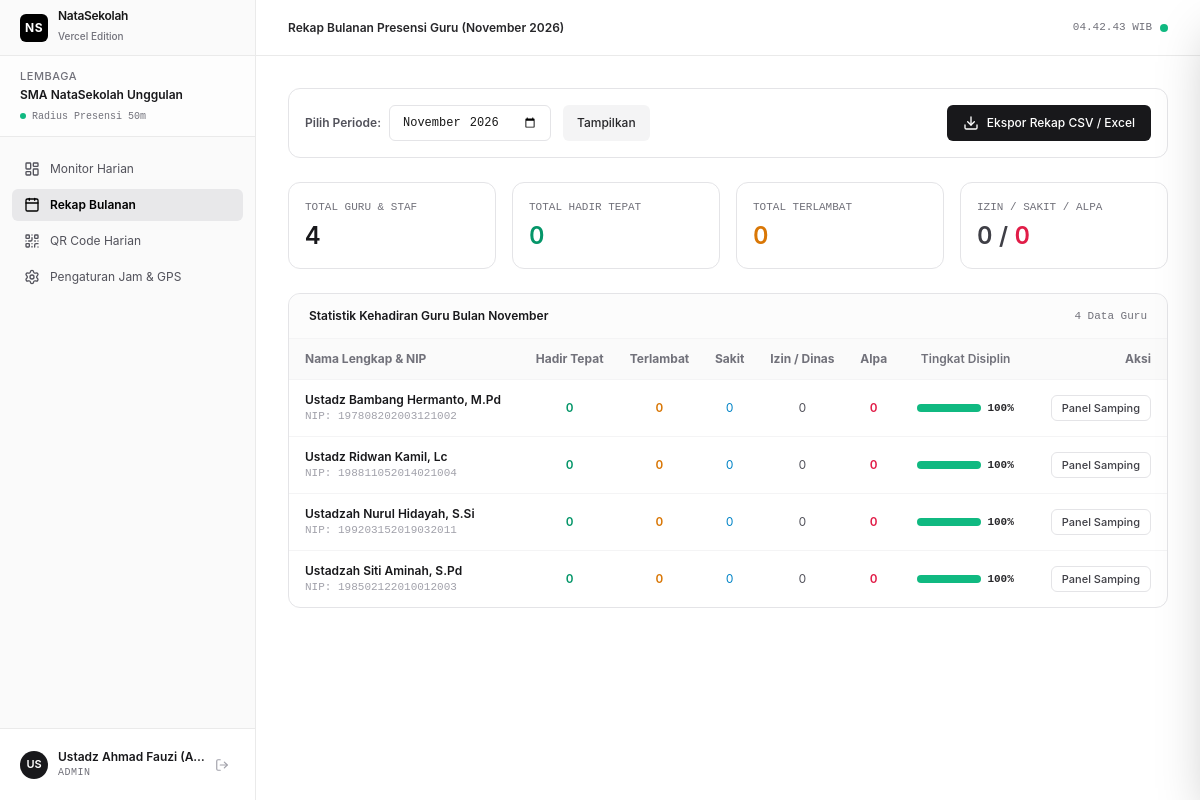
Page /admin/monthly (signed in) on the committed database.
### tables this page shows
CREATE TABLE institutions (
            id TEXT PRIMARY KEY,
            name TEXT NOT NULL,
            code TEXT UNIQUE NOT NULL,
            latitude REAL DEFAULT -7.9666,
            longitude REAL DEFAULT 112.6326,
            radius_meters INTEGER DEFAULT 50,
            qr_daily_token TEXT,
            created_at TIMESTAMP DEFAULT CURRENT_TIMESTAMP
        , work_start_time TEXT DEFAULT "07:15", late_cutoff_time TEXT DEFAULT "07:30", work_end_time TEXT DEFAULT "15:00");

CREATE TABLE users (
            id TEXT PRIMARY KEY,
            institution_id TEXT NOT NULL,
            username TEXT UNIQUE NOT NULL,
            password_hash TEXT NOT NULL,
            full_name TEXT NOT NULL,
            role TEXT NOT NULL CHECK(role IN ('ADMIN', 'TEACHER', 'STAFF')),
            nip TEXT,
            phone TEXT,
            is_active INTEGER DEFAULT 1,
            created_at TIMESTAMP DEFAULT CURRENT_TIMESTAMP,
            FOREIGN KEY (institution_id) REFERENCES institutions(id) ON DELETE CASCADE
        );

### server.py (the view)
@app.get("/admin/monthly", response_class=HTMLResponse)
async def admin_monthly_page(request: Request, month: Optional[str] = None):
    user = get_current_user(request)
    if not user or user["role"] != "ADMIN":
        return RedirectResponse(url="/login")
    selected_month = month or datetime.now().strftime("%Y-%m")
    year_str, month_str = selected_month.split("-")
    month_names = {
        "01": "Januari", "02": "Februari", "03": "Maret", "04": "April",
        "05": "Mei", "06": "Juni", "07": "Juli", "08": "Agustus",
        "09": "September", "10": "Oktober", "11": "November", "12": "Desember"
    }
    month_name = month_names.get(month_str, "Bulan Ini")
    conn = get_db()
    cur = conn.cursor()
    cur.execute("""
        SELECT u.id as user_id, u.full_name, u.nip,
               COUNT(CASE WHEN a.status = 'PRESENT' THEN 1 END) as present,
               COUNT(CASE WHEN a.status = 'LATE' THEN 1 END) as late,
               COUNT(CASE WHEN a.status = 'SICK' THEN 1 END) as sick,
               COUNT(CASE WHEN a.status = 'EXCUSED' THEN 1 END) as excused,
               COUNT(CASE WHEN a.status = 'ABSENT' THEN 1 END) as absent
        FROM users u
        LEFT JOIN teacher_attendance a ON u.id = a.user_id AND strftime('%Y-%m', a.date) = ?
        WHERE u.institution_id = ? AND u.role IN ('TEACHER', 'STAFF') AND u.is_active = 1
        GROUP BY u.id
        ORDER BY u.full_name ASC
    """, (selected_month, user["institution_id"]))
    teachers = [dict(r) for r in cur.fetchall()]
    conn.close()
    total_present = sum(t["present"] for t in teachers)
    total_late = sum(t["late"] for t in teachers)
    total_sick = sum(t["sick"] for t in teachers)
    total_excused = sum(t["excused"] for t in teachers)
    total_absent = sum(t["absent"] for t in teachers)
    return templates.TemplateResponse(
        request=request,
        name="admin_monthly.html",
        context={
            "user": user,
            "active_menu": "monthly",
            "selected_month": selected_month,
            "current_month_name": month_name,
            "current_year": year_str,
            "teachers": teachers,
            "stats": {
                "total_teachers": len(teachers),
                "total_present": total_present,
                "total_late": total_late,
                "total_sick": total_sick,
                "total_excused": total_excused,
                "total_absent": total_absent
            }
        }
    )

### templates/admin_monthly.html (shortened to what this page needs)
{% extends "base.html" %}
{% block header_title %}Rekap Bulanan Presensi Guru ({{ current_month_name }} {{ current_year }}){% endblock %}
{% block content %}
<div class="space-y-6">
  <div class="flex flex-col sm:flex-row sm:items-center sm:justify-between gap-4 p-4 rounded-xl border border-zinc-200 bg-white">
    <form method="GET" action="/admin/monthly" class="flex flex-wrap items-center gap-3">
      <div class="flex items-center gap-2">
        <label class="text-xs font-semibold text-zinc-600">Pilih Periode:</label>
        <input type="month" name="month" value="{{ selected_month }}"
               onchange="this.form.submit()"
               class="h-9 px-3 rounded-md border border-zinc-200 text-xs font-mono font-medium focus:ring-1 focus:ring-black">
      </div>
      <button type="submit" class="h-9 px-3.5 rounded-md bg-zinc-100 hover:bg-zinc-200 text-zinc-800 text-xs font-medium transition-colors">
        Tampilkan
      </button>
    </form>
    <div class="flex items-center gap-2">
      <a href="/admin/monthly/export?month={{ selected_month }}"
         class="h-9 px-4 rounded-md bg-zinc-900 hover:bg-zinc-800 text-white text-xs font-medium transition-colors flex items-center gap-2 shadow-2xs">
        <i data-lucide="download" class="w-4 h-4"></i>
        <span>Ekspor Rekap CSV / Excel</span>
      </a>
    </div>
  </div>
  <div class="grid grid-cols-2 md:grid-cols-4 gap-4">
    <div class="p-4 rounded-xl border border-zinc-200 bg-white">
      <div class="text-[11px] font-mono text-zinc-500 uppercase">Total Guru & Staf</div>
      <div class="text-2xl font-semibold tabular text-zinc-900 mt-1">{{ stats.total_teachers }}</div>
    </div>
    <div class="p-4 rounded-xl border border-zinc-200 bg-white">
      <div class="text-[11px] font-mono text-zinc-500 uppercase">Total Hadir Tepat</div>
      <div class="text-2xl font-semibold tabular text-emerald-600 mt-1">{{ stats.total_present }}</div>
    </div>
    <div class="p-4 rounded-xl border border-zinc-200 bg-white">
      <div class="text-[11px] font-mono text-zinc-500 uppercase">Total Terlambat</div>
      <div class="text-2xl font-semibold tabular text-amber-600 mt-1">{{ stats.total_late }}</div>
    </div>
    <div class="p-4 rounded-xl border border-zinc-200 bg-white">
      <div class="text-[11px] font-mono text-zinc-500 uppercase">Izin / Sakit / Alpa</div>
      <div class="text-2xl font-semibold tabular text-zinc-700 mt-1">{{ stats.total_excused + stats.total_sick }} / <span class="text-rose-600">{{ stats.total_absent }}</span></div>
    </div>
  </div>
  <div class="rounded-xl border border-zinc-200 bg-white overflow-hidden shadow-2xs">
    <div class="px-5 py-3.5 border-b border-zinc-100 flex items-center justify-between bg-zinc-50/50">
      <div class="text-xs font-semibold text-zinc-900">Statistik Kehadiran Guru Bulan {{ current_month_name }}</div>
      <div class="text-[11px] text-zinc-500 font-mono">{{ teachers|length }} Data Guru</div>
    </div>
    <div class="overflow-x-auto">
      <table class="w-full text-left text-xs">
        <thead class="bg-zinc-50 border-b border-zinc-100 text-zinc-500 font-medium">
          <tr>
            <th class="px-4 py-3">Nama Lengkap & NIP</th>
            <th class="px-3 py-3 text-center">Hadir Tepat</th>
            <th class="px-3 py-3 text-center">Terlambat</th>
            <th class="px-3 py-3 text-center">Sakit</th>
            <th class="px-3 py-3 text-center">Izin / Dinas</th>
            <th class="px-3 py-3 text-center">Alpa</th>
            <th class="px-4 py-3 text-center font-semibold">Tingkat Disiplin</th>
            <th class="px-4 py-3 text-right">Aksi</th>
          </tr>
        </thead>
        <tbody class="divide-y divide-zinc-100 text-zinc-800">
          {% for t in teachers %}
          {% set discipline_pct = ((t.present / (t.present + t.late + t.absent + t.excused + t.sick) * 100) if (t.present + t.late + t.absent + t.excused + t.sick) > 0 else 100)|round|int %}
          <tr class="hover:bg-zinc-50/70 transition-colors">
            <td class="px-4 py-3">
              <div class="font-semibold text-zinc-900">{{ t.full_name }}</div>
              <div class="text-[11px] text-zinc-400 font-mono">NIP: {{ t.nip or '-' }}</div>
            </td>
            <td class="px-3 py-3 text-center tabular font-semibold text-emerald-600">{{ t.present }}</td>
            <td class="px-3 py-3 text-center tabular font-semibold text-amber-600">{{ t.late }}</td>
            <td class="px-3 py-3 text-center tabular text-sky-600">{{ t.sick }}</td>
            <td class="px-3 py-3 text-center tabular text-zinc-600">{{ t.excused }}</td>
            <td class="px-3 py-3 text-center tabular font-semibold text-rose-600">{{ t.absent }}</td>
            <td class="px-4 py-3 text-center">
              <div class="inline-flex items-center gap-1.5">
                <div class="w-16 h-2 rounded-full bg-zinc-100 overflow-hidden">
                  <div class="h-full {% if discipline_pct >= 90 %}bg-emerald-500{% elif discipline_pct >= 75 %}bg-amber-500{% else %}bg-rose-500{% endif %}" style="width: {{ discipline_pct }}%"></div>
                </div>
                <span class="text-[11px] font-mono tabular font-semibold">{{ discipline_pct }}%</span>
              </div>
            </td>
            <td class="px-4 py-3 text-right">
              <button onclick="openTeacherDetailPanel('{{ t.user_id }}', '{{ t.full_name }}', '{{ t.nip or '' }}', {{ t.present }}, {{ t.late }}, {{ t.sick }}, {{ t.excused }}, {{ t.absent }}, {{ discipline_pct }})"
                      class="px-2.5 py-1 rounded-md border border-zinc-200 bg-white hover:bg-zinc-100 text-zinc-700 text-[11px] font-medium transition-colors">
                Panel Samping
              </button>
            </td>
          </tr>
          {% endfor %}
        </tbody>
      </table>
    </div>
  </div>
</div>
{% endblock %}

### templates/base.html (shortened to what this page needs)
<!DOCTYPE html>
<html lang="id" class="h-full bg-[#ffffff] text-[#171717]">
<head>
  <script src="https://cdn.tailwindcss.com"></script>
</head>
<body class="h-full flex antialiased selection:bg-zinc-900 selection:text-white">
  <aside id="main-sidebar" class="fixed inset-y-0 left-0 z-50 w-64 bg-[#fafafa] border-r border-[#eaeaea] flex flex-col transition-transform duration-200 ease-in-out -translate-x-full md:translate-x-0">
    <div class="h-14 px-5 border-b border-[#eaeaea] flex items-center justify-between">
      <div class="flex items-center gap-2.5">
        <div class="w-7 h-7 rounded-md bg-black text-white flex items-center justify-center font-bold text-xs tracking-wider shadow-2xs">
          NS
        </div>
        <div>
          <h1 class="text-xs font-semibold tracking-tight text-[#171717] leading-none">NataSekolah</h1>
          <span class="text-[10px] text-[#71717a] font-medium leading-tight">Vercel Edition</span>
        </div>
      </div>
    </div>
    <div class="px-5 py-3 border-b border-[#eaeaea] bg-white/60">
      <div class="text-[11px] font-medium text-zinc-500 uppercase tracking-wider">Lembaga</div>
      <div class="text-xs font-semibold text-zinc-900 truncate mt-0.5">{{ user.institution_name }}</div>
      <div class="flex items-center gap-1.5 mt-1.5">
        <span class="w-1.5 h-1.5 rounded-full bg-emerald-500 animate-pulse"></span>
        <span class="text-[10px] text-zinc-500 font-mono">Radius Presensi 50m</span>
      </div>
    </div>
    <nav class="flex-1 px-3 py-4 space-y-1 overflow-y-auto">
      {% if user.role == 'ADMIN' %}
      <a href="/admin/recap" class="flex items-center gap-2.5 px-3 py-2 text-xs rounded-md transition-colors {% if active_menu == 'recap' %}bg-zinc-200/80 text-black font-semibold shadow-2xs{% else %}text-zinc-600 hover:text-black hover:bg-zinc-100{% endif %}">
        <i data-lucide="layout-dashboard" class="w-4 h-4"></i>
        <span>Monitor Harian</span>
      </a>
      <a href="/admin/monthly" class="flex items-center gap-2.5 px-3 py-2 text-xs rounded-md transition-colors {% if active_menu == 'monthly' %}bg-zinc-200/80 text-black font-semibold shadow-2xs{% else %}text-zinc-600 hover:text-black hover:bg-zinc-100{% endif %}">
        <i data-lucide="calendar" class="w-4 h-4"></i>
        <span>Rekap Bulanan</span>
      </a>
      <a href="/admin/qr" class="flex items-center gap-2.5 px-3 py-2 text-xs rounded-md transition-colors {% if active_menu == 'qr' %}bg-zinc-200/80 text-black font-semibold shadow-2xs{% else %}text-zinc-600 hover:text-black hover:bg-zinc-100{% endif %}">
        <i data-lucide="qr-code" class="w-4 h-4"></i>
        <span>QR Code Harian</span>
      </a>
      <a href="/admin/settings" class="flex items-center gap-2.5 px-3 py-2 text-xs rounded-md transition-colors {% if active_menu == 'settings' %}bg-zinc-200/80 text-black font-semibold shadow-2xs{% else %}text-zinc-600 hover:text-black hover:bg-zinc-100{% endif %}">
        <i data-lucide="settings" class="w-4 h-4"></i>
        <span>Pengaturan Jam & GPS</span>
      </a>
      {% endif %}
    </nav>
    <div class="p-3 border-t border-[#eaeaea] bg-white">
      <div class="flex items-center justify-between p-2 rounded-md hover:bg-zinc-50 transition-colors">
        <div class="flex items-center gap-2.5 min-w-0">
          <div class="w-7 h-7 rounded-full bg-zinc-900 text-white flex items-center justify-center text-[11px] font-semibold flex-shrink-0">
            {{ user.full_name[:2].upper() }}
          </div>
          <div class="min-w-0">
            <div class="text-xs font-semibold text-zinc-900 truncate">{{ user.full_name }}</div>
            <div class="text-[10px] text-zinc-500 font-mono uppercase tracking-wider">{{ user.role }}</div>
          </div>
        </div>
        <a href="/logout" title="Keluar" class="p-1.5 text-zinc-400 hover:text-rose-600 hover:bg-rose-50 rounded-md transition-colors">
          <i data-lucide="log-out" class="w-3.5 h-3.5"></i>
        </a>
      </div>
    </div>
  </aside>
  <div class="flex-1 flex flex-col md:pl-64 min-w-0">
    <header class="h-14 border-b border-[#eaeaea] px-4 md:px-8 flex items-center justify-between bg-white/80 backdrop-blur-md sticky top-0 z-30">
      <div class="flex items-center gap-3">
        <span class="text-xs font-semibold text-zinc-800">{% block header_title %}Presensi Guru{% endblock %}</span>
      </div>
      <div class="flex items-center gap-2">
        <span class="text-[11px] font-mono text-zinc-500 tabular" id="realtime-clock">--:--:-- WIB</span>
        <span class="inline-block w-2 h-2 rounded-full bg-emerald-500"></span>
      </div>
    </header>
    <main class="flex-1 p-4 md:p-8 max-w-6xl w-full mx-auto">
      {% block content %}{% endblock %}
    </main>
  </div>
</body>
</html>

### templates/base.html (style rules this page uses)
.tabular { font-variant-numeric: tabular-nums; }

### rows in the picture
institutions: institution_name "SMA NataSekolah Unggulan"
users: full_name "US", full_name "Ustadz Ahmad Fauzi (A…", role "ADMIN"
users: full_name "Ustadz Bambang Hermanto, M.Pd", nip "197808202003121002", present "0", late "0", sick "0", excused "0", absent "0", discipline_pct "100"
users: full_name "Ustadz Ridwan Kamil, Lc", nip "198811052014021004", present "0", late "0", sick "0", excused "0", absent "0", discipline_pct "100"
users: full_name "Ustadzah Nurul Hidayah, S.Si", nip "199203152019032011", present "0", late "0", sick "0", excused "0", absent "0", discipline_pct "100"
users: full_name "Ustadzah Siti Aminah, S.Pd", nip "198502122010012003", present "0", late "0", sick "0", excused "0", absent "0", discipline_pct "100"

### other values in the picture
{{ current_month_name }} "November"
{{ current_year }} "2026"
{{ stats.total_teachers }} "4"
{{ stats.total_present }} "0"
{{ stats.total_late }} "0"
{{ stats.total_excused + stats.total_sick }} "0"
{{ stats.total_absent }} "0"
{{ teachers|length }} "4"
